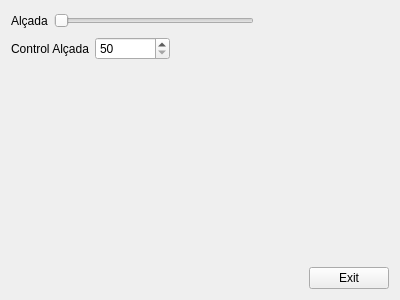
<?xml version="1.0" encoding="UTF-8"?>
<ui version="4.0">
 <class>MyForm</class>
 <widget class="QWidget" name="MyForm">
  <property name="geometry">
   <rect>
    <x>0</x>
    <y>0</y>
    <width>400</width>
    <height>300</height>
   </rect>
  </property>
  <property name="windowTitle">
   <string>Form</string>
  </property>
  <layout class="QVBoxLayout" name="verticalLayout_2">
   <item>
    <layout class="QHBoxLayout" name="horizontalLayout">
     <item>
      <widget class="QLabel" name="label">
       <property name="text">
        <string>Alçada</string>
       </property>
      </widget>
     </item>
     <item>
      <widget class="QSlider" name="horizontalSlider">
       <property name="minimumSize">
        <size>
         <width>200</width>
         <height>0</height>
        </size>
       </property>
       <property name="maximumSize">
        <size>
         <width>400</width>
         <height>16777215</height>
        </size>
       </property>
       <property name="minimum">
        <number>50</number>
       </property>
       <property name="maximum">
        <number>220</number>
       </property>
       <property name="orientation">
        <enum>Qt::Horizontal</enum>
       </property>
      </widget>
     </item>
     <item>
      <spacer name="horizontalSpacer_3">
       <property name="orientation">
        <enum>Qt::Horizontal</enum>
       </property>
       <property name="sizeHint" stdset="0">
        <size>
         <width>40</width>
         <height>20</height>
        </size>
       </property>
      </spacer>
     </item>
    </layout>
   </item>
   <item>
    <layout class="QHBoxLayout" name="horizontalLayout_2">
     <item>
      <widget class="QLabel" name="label_2">
       <property name="text">
        <string>Control Alçada</string>
       </property>
      </widget>
     </item>
     <item>
      <widget class="QSpinBox" name="spinBox">
       <property name="sizePolicy">
        <sizepolicy hsizetype="Fixed" vsizetype="Fixed">
         <horstretch>0</horstretch>
         <verstretch>0</verstretch>
        </sizepolicy>
       </property>
       <property name="minimumSize">
        <size>
         <width>75</width>
         <height>0</height>
        </size>
       </property>
       <property name="minimum">
        <number>50</number>
       </property>
       <property name="maximum">
        <number>220</number>
       </property>
      </widget>
     </item>
     <item>
      <spacer name="horizontalSpacer_2">
       <property name="orientation">
        <enum>Qt::Horizontal</enum>
       </property>
       <property name="sizeHint" stdset="0">
        <size>
         <width>40</width>
         <height>20</height>
        </size>
       </property>
      </spacer>
     </item>
    </layout>
   </item>
   <item>
    <layout class="QVBoxLayout" name="verticalLayout">
     <item>
      <spacer name="verticalSpacer">
       <property name="orientation">
        <enum>Qt::Vertical</enum>
       </property>
       <property name="sizeHint" stdset="0">
        <size>
         <width>20</width>
         <height>40</height>
        </size>
       </property>
      </spacer>
     </item>
     <item>
      <layout class="QHBoxLayout" name="horizontalLayout_3">
       <item>
        <spacer name="horizontalSpacer">
         <property name="orientation">
          <enum>Qt::Horizontal</enum>
         </property>
         <property name="sizeHint" stdset="0">
          <size>
           <width>40</width>
           <height>20</height>
          </size>
         </property>
        </spacer>
       </item>
       <item>
        <widget class="QPushButton" name="pushButton">
         <property name="text">
          <string>Exit</string>
         </property>
         <property name="shortcut">
          <string>Ctrl+X</string>
         </property>
        </widget>
       </item>
      </layout>
     </item>
    </layout>
   </item>
  </layout>
 </widget>
 <resources/>
 <connections>
  <connection>
   <sender>horizontalSlider</sender>
   <signal>valueChanged(int)</signal>
   <receiver>spinBox</receiver>
   <slot>setValue(int)</slot>
   <hints>
    <hint type="sourcelabel">
     <x>146</x>
     <y>18</y>
    </hint>
    <hint type="destinationlabel">
     <x>124</x>
     <y>56</y>
    </hint>
   </hints>
  </connection>
  <connection>
   <sender>spinBox</sender>
   <signal>valueChanged(int)</signal>
   <receiver>horizontalSlider</receiver>
   <slot>setValue(int)</slot>
   <hints>
    <hint type="sourcelabel">
     <x>139</x>
     <y>42</y>
    </hint>
    <hint type="destinationlabel">
     <x>115</x>
     <y>21</y>
    </hint>
   </hints>
  </connection>
  <connection>
   <sender>pushButton</sender>
   <signal>clicked()</signal>
   <receiver>MyForm</receiver>
   <slot>close()</slot>
   <hints>
    <hint type="sourcelabel">
     <x>336</x>
     <y>266</y>
    </hint>
    <hint type="destinationlabel">
     <x>240</x>
     <y>196</y>
    </hint>
   </hints>
  </connection>
 </connections>
</ui>
